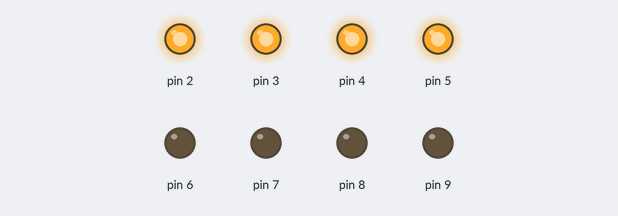
The sketch below on a simulated Arduino Uno, built with avr-gcc and run on an emulated ATmega328P. On the bench: output pins drawn as LEDs (lit = HIGH).

Above: at 0.5 s.
At 5.0 s:
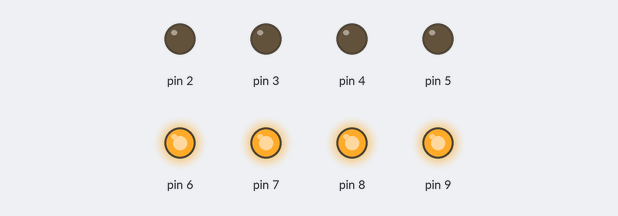
Timing chart, 0 to 6.9 s (numbered marks = the images above):
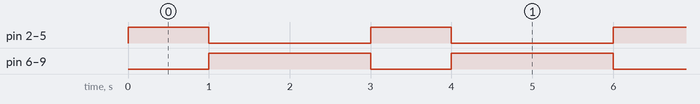

The sketch:

Parcial_4.ino
```cpp
void setup() {
  pinMode(2, OUTPUT);
  pinMode(3, OUTPUT);
  pinMode(4, OUTPUT);
  pinMode(5, OUTPUT);
  pinMode(6, OUTPUT);
  pinMode(7, OUTPUT);
  pinMode(8, OUTPUT);
  pinMode(9, OUTPUT);
}

void loop() {
  encenderLEDs();
}

void encenderLEDs() {
  digitalWrite(2, HIGH);
  digitalWrite(3, HIGH);
  digitalWrite(4, HIGH);
  digitalWrite(5, HIGH);
  delay(1000);
  digitalWrite(2, LOW);
  digitalWrite(3, LOW);
  digitalWrite(4, LOW);
  digitalWrite(5, LOW);
  digitalWrite(6, HIGH);
  digitalWrite(7, HIGH);
  digitalWrite(8, HIGH);
  digitalWrite(9, HIGH);
  delay(2000);
  digitalWrite(6, LOW);
  digitalWrite(7, LOW);
  digitalWrite(8, LOW);
  digitalWrite(9, LOW);
}
```

Measured:
- by itself, pin 2–5: alternates HIGH for 1.0 s and LOW for 2.0 s
- by itself, pin 6–9: alternates HIGH for 2.0 s and LOW for 1.0 s
- by itself, everything shown: repeats every 3.0 s, in 3 steps
